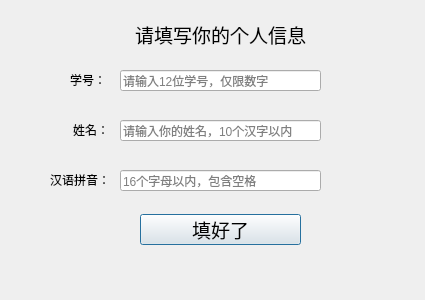
<?xml version="1.0" encoding="UTF-8"?>
<ui version="4.0">
 <class>userInfoDialog</class>
 <widget class="QDialog" name="userInfoDialog">
  <property name="geometry">
   <rect>
    <x>0</x>
    <y>0</y>
    <width>425</width>
    <height>300</height>
   </rect>
  </property>
  <property name="windowTitle">
   <string>OpenCV Face Recognition System - UserInfo</string>
  </property>
  <widget class="QLineEdit" name="cnNameLineEdit">
   <property name="geometry">
    <rect>
     <x>120</x>
     <y>120</y>
     <width>201</width>
     <height>21</height>
    </rect>
   </property>
   <property name="toolTip">
    <string/>
   </property>
   <property name="alignment">
    <set>Qt::AlignLeading|Qt::AlignLeft|Qt::AlignVCenter</set>
   </property>
   <property name="placeholderText">
    <string>请输入你的姓名，10个汉字以内</string>
   </property>
   <property name="clearButtonEnabled">
    <bool>true</bool>
   </property>
  </widget>
  <widget class="QLabel" name="enNameLabel">
   <property name="geometry">
    <rect>
     <x>50</x>
     <y>164</y>
     <width>61</width>
     <height>31</height>
    </rect>
   </property>
   <property name="text">
    <string>汉语拼音：</string>
   </property>
  </widget>
  <widget class="QLabel" name="stuIDLabel">
   <property name="geometry">
    <rect>
     <x>70</x>
     <y>64</y>
     <width>41</width>
     <height>31</height>
    </rect>
   </property>
   <property name="text">
    <string>学号：</string>
   </property>
  </widget>
  <widget class="QLabel" name="cnNameLabel">
   <property name="geometry">
    <rect>
     <x>73</x>
     <y>114</y>
     <width>41</width>
     <height>31</height>
    </rect>
   </property>
   <property name="text">
    <string>姓名：</string>
   </property>
  </widget>
  <widget class="QPushButton" name="okButton">
   <property name="geometry">
    <rect>
     <x>140</x>
     <y>214</y>
     <width>161</width>
     <height>31</height>
    </rect>
   </property>
   <property name="font">
    <font>
     <family>楷体</family>
     <pointsize>14</pointsize>
    </font>
   </property>
   <property name="text">
    <string>填好了</string>
   </property>
  </widget>
  <widget class="QLabel" name="msgLabel">
   <property name="geometry">
    <rect>
     <x>80</x>
     <y>254</y>
     <width>281</width>
     <height>21</height>
    </rect>
   </property>
   <property name="text">
    <string/>
   </property>
   <property name="alignment">
    <set>Qt::AlignCenter</set>
   </property>
  </widget>
  <widget class="QLabel" name="tipLabel">
   <property name="geometry">
    <rect>
     <x>100</x>
     <y>24</y>
     <width>241</width>
     <height>21</height>
    </rect>
   </property>
   <property name="font">
    <font>
     <family>楷体</family>
     <pointsize>14</pointsize>
    </font>
   </property>
   <property name="text">
    <string>请填写你的个人信息</string>
   </property>
   <property name="alignment">
    <set>Qt::AlignCenter</set>
   </property>
  </widget>
  <widget class="QLineEdit" name="enNameLineEdit">
   <property name="geometry">
    <rect>
     <x>120</x>
     <y>170</y>
     <width>201</width>
     <height>21</height>
    </rect>
   </property>
   <property name="toolTip">
    <string/>
   </property>
   <property name="placeholderText">
    <string>16个字母以内，包含空格</string>
   </property>
   <property name="clearButtonEnabled">
    <bool>true</bool>
   </property>
  </widget>
  <widget class="QLineEdit" name="stuIDLineEdit">
   <property name="geometry">
    <rect>
     <x>120</x>
     <y>70</y>
     <width>201</width>
     <height>21</height>
    </rect>
   </property>
   <property name="toolTip">
    <string/>
   </property>
   <property name="placeholderText">
    <string>请输入12位学号，仅限数字</string>
   </property>
   <property name="clearButtonEnabled">
    <bool>true</bool>
   </property>
  </widget>
 </widget>
 <resources/>
 <connections/>
</ui>
